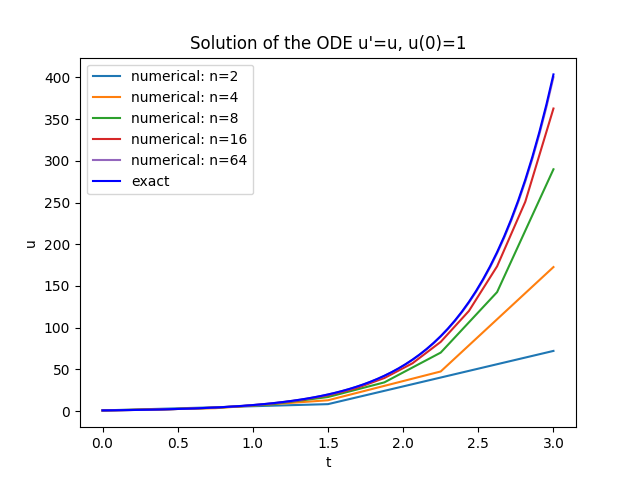

The script that saved this image:


import matplotlib.pyplot as ppl
import numpy as np


def RungeKutta2(f, U0, T, n):
    t = np.zeros(n+1)
    u = np.zeros(n+1)

    t[0] = 0
    u[0] = U0

    dt = T/float(n)

    for k in range(n):
        K1 = dt*f(u[k], t[k])
        K2 = dt*f(u[k] + 1/2*K1, t[k]+ 1/2*dt)
        t[k+1] = t[k] + dt
        u[k+1] = u[k] + K2

    return u, t

def f(u, t):
    return u*2

U0 = 1
T = 3
n = 100

i = [2, 4, 8, 16, 64]

for i in i:
    n = i
    u, t = RungeKutta2(f, U0, T, n)
    ppl.plot(t, u, '-', label='numerical: n=%d' %n)

4
u_exact = np.exp(t*2)
ppl.plot(t, u_exact, 'b-', label='exact')
ppl.title("Solution of the ODE u'=u, u(0)=1")
ppl.xlabel('t'), \
ppl.ylabel('u')
ppl.legend()
ppl.savefig('RungeKutta2_func.png')
ppl.show()


''' Demonsterer ved hjelp av figur at nummerisk løsning nærmer seg analytisk løsning når dt minkes.
Terminal> RungeKutta2_func.py"

Process finished with exit code 0
'''